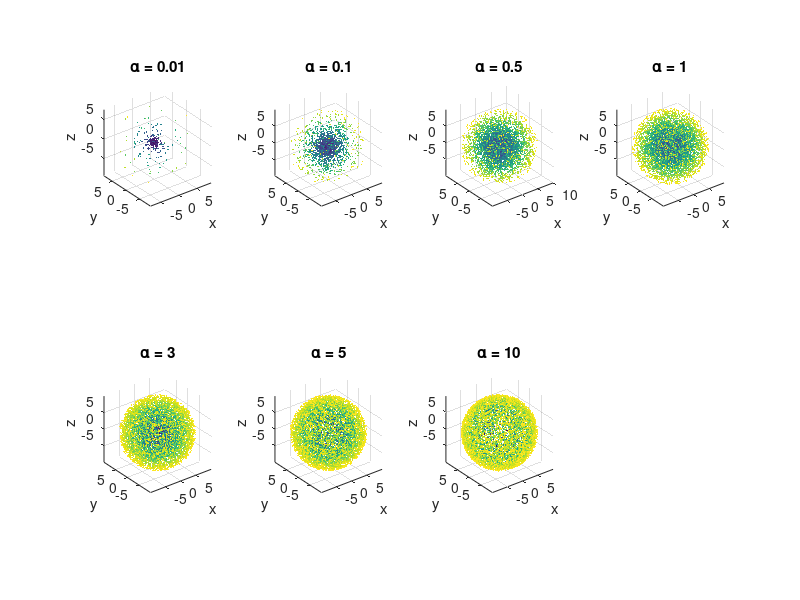

Here is the MATLAB script that generated this plot: (Note: this script raises an error after producing the figure.)
% Parameters
Rmax = 10;              % Maximum radius of the sphere
n = 10000;              % Number of points per distribution
alphas = [0.01, 0.1, 0.5, 1, 3, 5, 10];     % Different alpha values to explore
figure;
for i = 1:length(alphas)
    alpha = alphas(i);
    
    % Generate random numbers for the radial distribution
    u = rand(n, 1);
    % Inverse transform sampling: r = Rmax * u^(1/alpha)
    r = Rmax * u.^(1/alpha);
    
    % Generate uniformly distributed directions on the sphere.
    % One common method:
    theta = 2 * pi * rand(n, 1);       % azimuthal angle in [0, 2*pi]
    % For the polar angle, using the transformation that gives uniform points:
    phi = acos(2 * rand(n, 1) - 1);      % polar angle in [0, pi]
    
    % Convert spherical coordinates to Cartesian coordinates
    x = r .* sin(phi) .* cos(theta);
    y = r .* sin(phi) .* sin(theta);
    z = r .* cos(phi);
    
    % Plot the points in a subplot
    subplot(2, 4, i);
    scatter3(x, y, z, 1, r, 'filled', ''); % color points by z for visual depth
   
    axis equal;
    xlabel('x');
    ylabel('y');
    zlabel('z');
    title(['\alpha = ' num2str(alpha)]);
end
sgtitle('Effect of \alpha on the 3D Distribution of Points');
